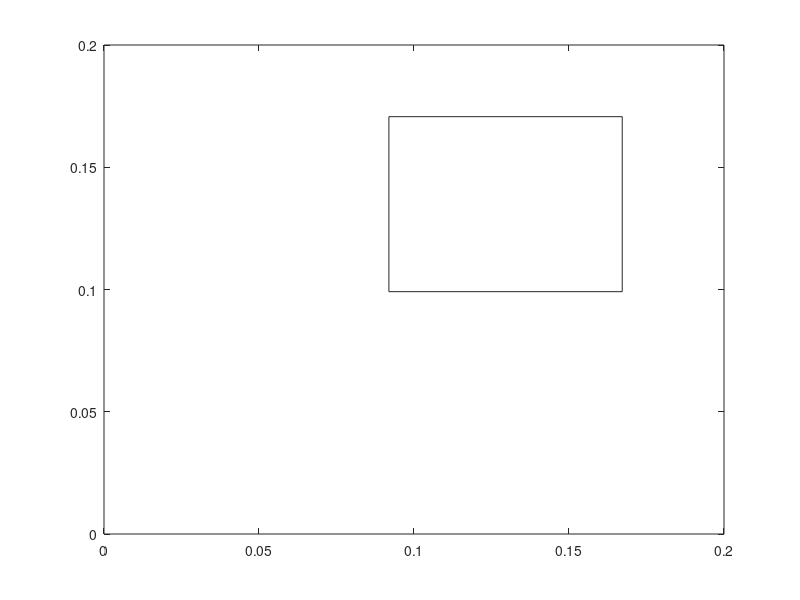

This chart was generated by the following MATLAB code: (Note: this script raises an error after producing the figure.)
%2d
 x0 = 0;
 x1 = 0.2;
 Nx = 301;
 % Specify y range and number of points
 y0 = 0;
 y1 = 0.2;
 Ny = 301;
 % Construct mesh
 xv = linspace(x0,x1,Nx);
 yv = linspace(y0,y1,Ny);
 [x,y] = meshgrid(xv,yv);
 % Calculate z
 z = x + i*y;
 % 2nd order Runge-Kutta growth factor
 S = 1 + z + 0.5*z.^2;
 Se= 1+z;
 % Calculate magnitude of S(stabiltiy region of RK-2) & Se(stability of euler)
 Smag = abs(S);
 Semag=abs(Se);
 % Plot contours of Smag
 figure
 contour(x,y,Smag,[1 1],'r');
 hold on
 contour(x,y,Semag,[1 1],'g');
 legend('RK-2 stability region','Euler stability region');
 axis([x0,x1,y0,y1]);
 title('comparison of stability using Euler & RK-2')
 xlabel('Real z');
 ylabel('Imag z');
 grid on;